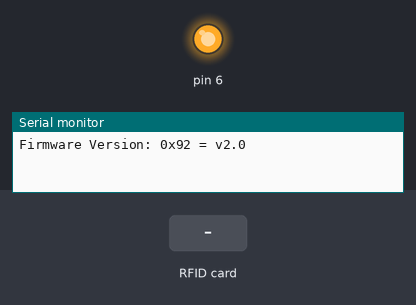
The sketch below on a simulated Arduino Uno, built with avr-gcc and run on an emulated ATmega328P. Shown: output pins drawn as LEDs (lit = HIGH), the last lines printed to the serial monitor. The inputs (shaded band) are chosen by the test bench. Pins used as bus, display or sensor lines are not drawn.

Above: at 1.2 s.
1.3 s: RFID card 80 50 DF 87 held to the reader
At 2.1 s:
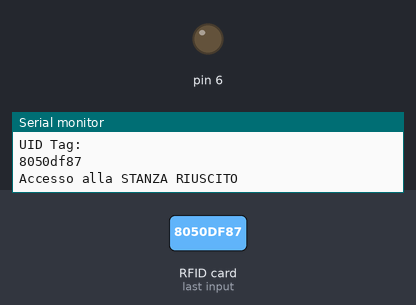
5.3 s: RFID card 5E 7A 19 C4 held to the reader
At 6.7 s:
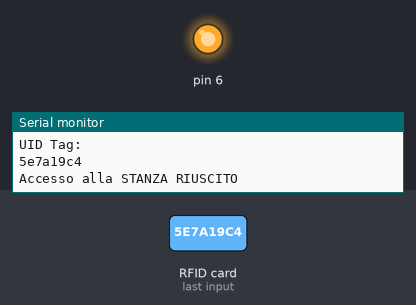
Timing chart, 0 to 8.3 s (numbered marks = the images above; inputs shaded):
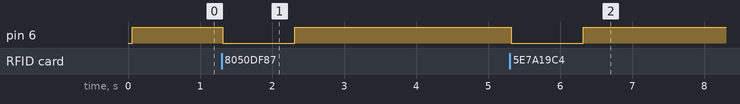

The sketch:

Test_RFID_BASE.ino
```cpp
#include <SPI.h>
#include <MFRC522.h>

// Card UID: 80 50 DF 87

#define testNumRoom 1

#define RST_PIN         9          // Configurable, see typical pin layout above
#define SS_PIN          10         // Configurable, see typical pin layout above

MFRC522 mfrc522(SS_PIN, RST_PIN);  // Create MFRC522 instance

String content = "";

/*   Assegnamento UID TESSERE   */
String badges[40] = {
  "8050df87", "b574b2ab",
};

bool stanza_1 [40] = {
  true, false, true, false/*, true,
  false, true, false, true, false,
  true, false, true, false, true,
  false, true, false, true, false,
  true, false, true, false, true,
  false, true, false, true, false,
  true, false, true, false, true,
  false, true, false, true, false*/
};

bool stanza_2 [40] = {
  false, true, false, true/*, false,
  true, false, true, false, true,
  false, true, false, true, false,
  true, false, true, false, true,
  false, true, false, true, false,
  true, false, true, false, true,
  false, true, false, true, false,
  true, false, true, false, true*/
};

bool stanza_3 [40] = {
  true, false, true, false/*, true,
  false, true, false, true, false,
  true, false, true, false, true,
  false, true, false, true, false,
  true, false, true, false, true,
  false, true, false, true, false,
  true, false, true, false, true,
  false, true, false, true, false*/
};

bool stanza_4 [40] = {
  false, true, false, true/*, false,
  true, false, true, false, true,
  false, true, false, true, false,
  true, false, true, false, true,
  false, true, false, true, false,
  true, false, true, false, true,
  false, true, false, true, false,
  true, false, true, false, true*/
};

bool stanza_5 [40] = {
  true, false, true, false/*, true,
  false, true, false, true, false,
  true, false, true, false, true,
  false, true, false, true, false,
  true, false, true, false, true,
  false, true, false, true, false,
  true, false, true, false, true,
  false, true, false, true, false*/
};

bool stanza_6 [40] = {
  false, true, false, true/*, false,
  true, false, true, false, true,
  false, true, false, true, false,
  true, false, true, false, true,
  false, true, false, true, false,
  true, false, true, false, true,
  false, true, false, true, false,
  true, false, true, false, true*/
};

void setup() {
  Serial.begin(9600);   // Initialize serial communications with the PC
  while (!Serial);    // Do nothing if no serial port is opened (added for Arduinos based on ATMEGA32U4)
  SPI.begin();      // Init SPI bus
  mfrc522.PCD_Init();   // Init MFRC522
  delay(4);       // Optional delay. Some board do need more time after init to be ready, see Readme
  mfrc522.PCD_DumpVersionToSerial();  // Show details of PCD - MFRC522 Card Reader details

  pinMode(6, OUTPUT);
  digitalWrite(6, HIGH);
}

void loop()
{
  /* Temporary loop counter */
  byte i;
  int sector = 0;
  unsigned long uid;
  byte UID [10];
  int j = 0;

  if ( ! mfrc522.PICC_IsNewCardPresent()) {
    return;
  }

  // Select one of the cards
  if ( ! mfrc522.PICC_ReadCardSerial()) {
    return;
  }

  int decOfHex [4];

  Serial.print("UID Tag: ");

  for(int j = 0; j < mfrc522.uid.size; j++) {
    byte b = mfrc522.uid.uidByte[j];

    if(b < 0x10) {
      content += " 0";
    } else {
      content += " ";
    }
    content += (b);

    decOfHex[j] = b;

    //Serial.print(b < 0x10 ? " 0" : " ");
    //Serial.print(b, HEX);
  }

  //Serial.println();
  //Serial.println(content);

  content = "";

  for(int k = 0; k < 4; k++) {
    content += String(decOfHex[k], HEX);
  }

  Serial.println();
  Serial.println(content);

  int badgeNum = checkBadges();

  if(stanza_1[badgeNum] == true) {
    Serial.println("Accesso alla STANZA RIUSCITO");
    digitalWrite(6, LOW);
    delay(1000);
    digitalWrite(6, HIGH);
  } else {
    Serial.println("Accesso alla STANZA NEGATO");
  }

  delay(1000);
}

int checkBadges() {
  int i = 0, badgenum;

  for(i = 0; i < 41; i++) {
    if(badges[i] == content) {
      badgenum = i;
      break;
    }
  }

  //Serial.println(badgenum);
  return badgenum;
}
```

Measured:
- after the input at 1.3 s, pin 6: HIGH → LOW at once, → HIGH 1.0 s later
- after the input at 5.3 s, pin 6: HIGH → LOW at once, → HIGH 1.0 s later
